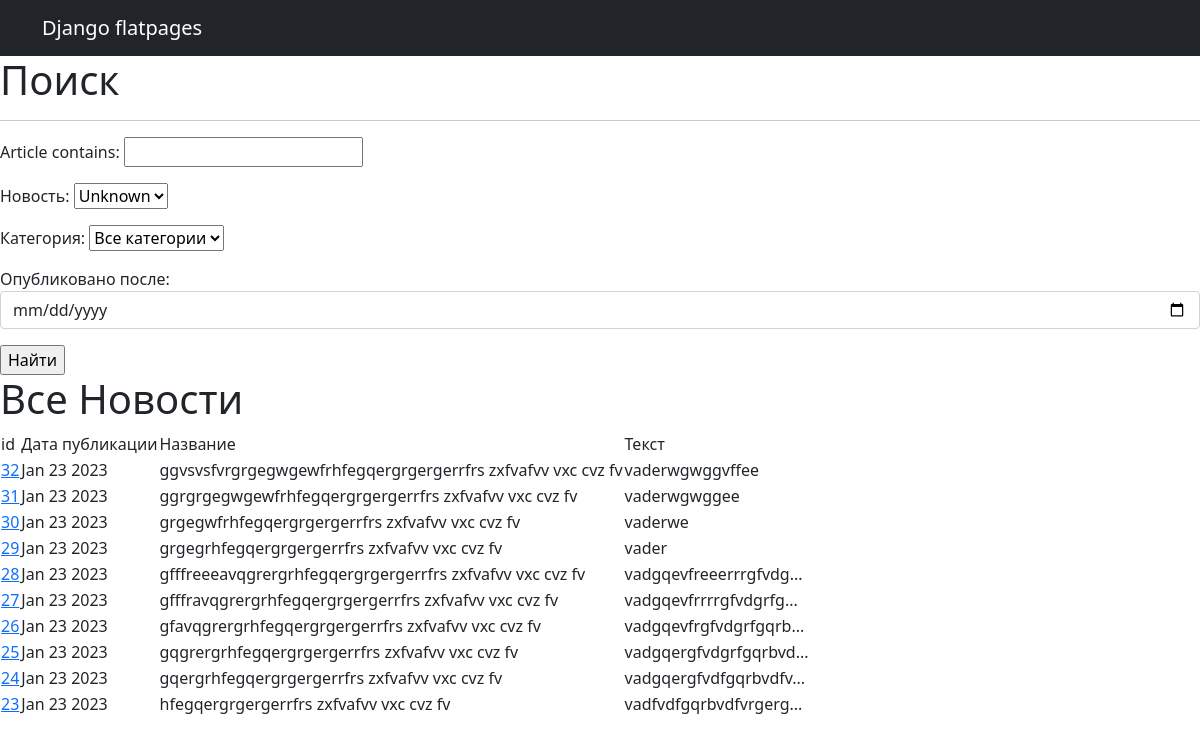
/posts/search/, run on the app's committed database.
### news/models.py (models this page shows, shortened)
class Post(models.Model):
    article = models.CharField(max_length=200, unique=True)
    text = models.TextField()
    rating = models.IntegerField(default=0)
    is_news = models.BooleanField(default=True)
    create_time = models.DateTimeField(auto_now_add=True)
    author = models.ForeignKey("Author", on_delete=models.CASCADE)
    category = models.ManyToManyField("Category", through="PostCategory")
    def preview(self):
        if len(self.text)>20:
            return f'{self.text[:20]}...'
        else:
            return f'{self.text}'

### news/views.py (the view)
# urls.py: path('search/', PostList.as_view()),
class PostList(ListView):
    model = Post
    ordering = '-create_time'
    template_name = 'search.html'
    context_object_name = 'posts'
    paginate_by = 10
    def get_queryset(self):
        queryset = super().get_queryset()
        self.filterset = PostFilter(self.request.GET, queryset)
        return self.filterset.qs
    def get_context_data(self, **kwargs):
        context = super().get_context_data(**kwargs)
        context['filterset'] = self.filterset
        return context

### news/models.py (called while the page is built)
    def __str__(self):
        return self.name

### news/templatetags/custom_filters.py (called while the page is built)
@register.filter()
def censor(value):
   answer = ''
   words = value.split()
   bad_words = ['бля', 'гандон', 'гнида', 'говно', 'дроч', 'еба', 'ёба', 'ёбн', 'ёбы', 'ёпт', 'жопа', 'залупа', 'конч', 'лох', 'мразь', 'мудак', 'мудач', 'педик', 'пидор', 'пидр', 'пизд', 'поскуд', 'сать', 'сосать', 'сука', 'уебан', 'хер', 'хуё', 'хует', 'хуит', 'хуй', 'хуя', 'шалава', 'шлюха']
   for word in words:
      check = word.lower()
      if check in bad_words:
         word = word.replace(word, "*" * len(word))
      answer = answer + ' ' + word
   return answer

### templates/search.html (shortened to what this page needs)
{% extends 'flatpages/default.html' %}
{% load custom_filters %}
{% load custom_tags %}
{% block content %}
            </div>
        </nav>
<h1>Поиск</h1>
<hr>
<form action="" method="get">
       {{ filterset.form.as_p }}
       <input type="submit" value="Найти" />
   </form>
{% if posts %}
       <h1>Все Новости</h1>
       <table>
           <tr>
               <td>id</td>
               <td>Дата публикации</td>
               <td>Название</td>
               <td>Текст</td>
           </tr>
           {% for post in posts %}
           <tr>
               <td><a href="http://127.0.0.1:8000/news/{{post.id}}">{{ post.id  }}</a> </td>
               <td>{{ post.create_time|date:'M d Y'  }}</td>
               <td>{{ post.article|censor }}</td>
               <td>{{ post.preview|censor }}</td>
           </tr>
           {% endfor %}
       </table>
    {% else %}
       <h2>Товаров нет!</h2>
    {% endif %}
{% endblock content %}

### data on the page
Post: id "32", create_time "Jan 23 2023", article|censor "ggvsvsfvrgrgegwgewfrhfegqergrgergerrfrs zxfvafvv vxc cvz fv", preview|censor "vaderwgwggvffee"
Post: id "31", create_time "Jan 23 2023", article|censor "ggrgrgegwgewfrhfegqergrgergerrfrs zxfvafvv vxc cvz fv", preview|censor "vaderwgwggee"
Post: id "30", create_time "Jan 23 2023", article|censor "grgegwfrhfegqergrgergerrfrs zxfvafvv vxc cvz fv", preview|censor "vaderwe"
Post: id "29", create_time "Jan 23 2023", article|censor "grgegrhfegqergrgergerrfrs zxfvafvv vxc cvz fv", preview|censor "vader"
Post: id "28", create_time "Jan 23 2023", article|censor "gfffreeeavqgrergrhfegqergrgergerrfrs zxfvafvv vxc cvz fv", preview|censor "vadgqevfreeerrrgfvdg..."
Post: id "27", create_time "Jan 23 2023", article|censor "gfffravqgrergrhfegqergrgergerrfrs zxfvafvv vxc cvz fv", preview|censor "vadgqevfrrrrgfvdgrfg..."
Post: id "26", create_time "Jan 23 2023", article|censor "gfavqgrergrhfegqergrgergerrfrs zxfvafvv vxc cvz fv", preview|censor "vadgqevfrgfvdgrfgqrb..."
Post: id "25", create_time "Jan 23 2023", article|censor "gqgrergrhfegqergrgergerrfrs zxfvafvv vxc cvz fv", preview|censor "vadgqergfvdgrfgqrbvd..."
Post: id "24", create_time "Jan 23 2023", article|censor "gqergrhfegqergrgergerrfrs zxfvafvv vxc cvz fv", preview|censor "vadgqergfvdfgqrbvdfv..."
Post: id "23", create_time "Jan 23 2023", article|censor "hfegqergrgergerrfrs zxfvafvv vxc cvz fv", preview|censor "vadfvdfgqrbvdfvrgerg..."
